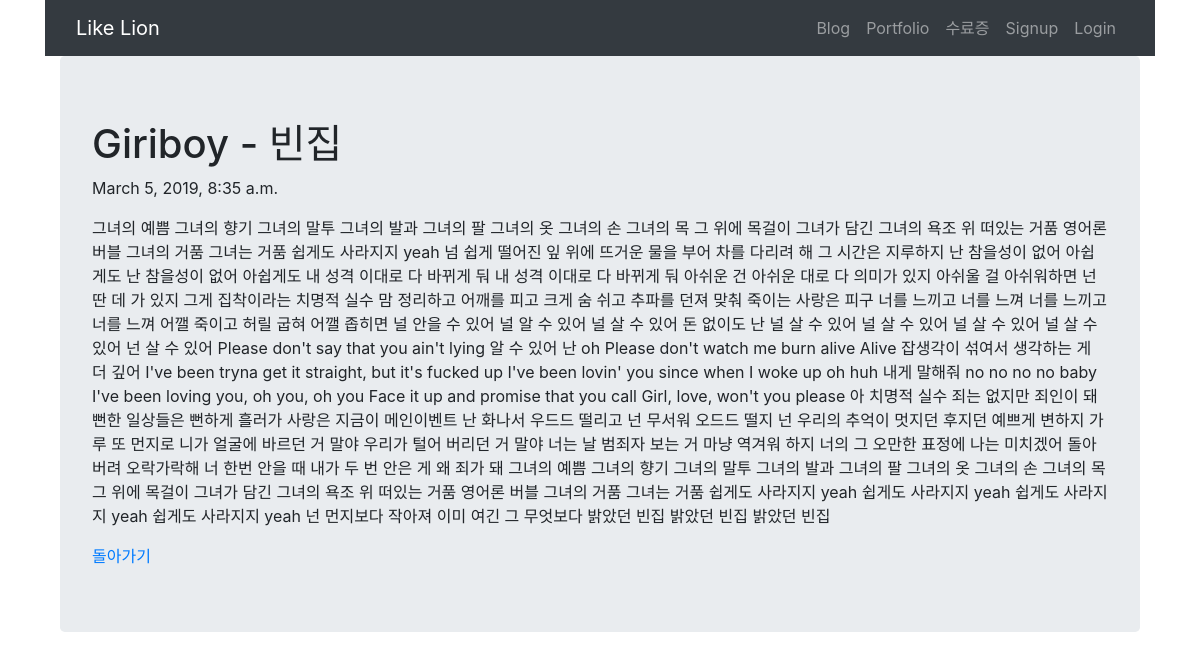
The app's page /blog/4/ with its own data.
### blog/models.py (models this page shows, shortened)
class Blog(models.Model):
    title = models.CharField(max_length=200)
    pub_date = models.DateTimeField('date published')
    body = models.TextField()

### blog/views.py (the view)
# urls.py: path('<int:blog_id>/', views.detail, name="detail"),
def detail(request, blog_id):
    blog_detail = get_object_or_404(Blog, pk=blog_id)
    return render(request, 'detail.html', {'blog' : blog_detail})

### blog/templates/detail.html
{% extends 'base.html' %}
{% block content %}
<div class="container jumbotron">
    <h1> {{blog.title}} </h1>
    <p> {{blog.pub_date}} </p>
    <p> {{blog.body}} </p>
    <a href="{% url 'blog' %}">돌아가기</a>
</div>
{% endblock %}

### records on screen
Blog: title "Giriboy - 빈집", pub_date "March 5, 2019, 8:35 a.m.", body "그녀의 예쁨 그녀의 향기 그녀의 말투 그녀의 발과 그녀의 팔 그녀의 옷 그녀의 손 그녀의 목 그 위에 목걸이 그녀가 담긴 그녀의 욕조 위 떠있는 거품 영어론 버블 그녀의 거품 그녀는 거품 쉽게도 사라지지 yeah 넘 쉽게 떨어진 잎 위에 뜨거운 물을 부어 차를 다리려 해 그 시간은 지루하지 난 참을성이 없어 아쉽게도 난 참을성이 없어 아쉽게도 내 성격 이대로 다 바뀌게 둬 내 성격 이대로 다 바뀌게 둬 아쉬운 건 아쉬운 대로 다 의미가 있지 아쉬울 걸 아쉬워하면 넌 딴 데 가 있지 그게 집착이라는 치명적 실수 맘 정리하고 어깨를 피고 크게 숨 쉬고 추파를 던져 맞춰 죽이는 사랑은 피구 너를 느끼고 너를 느껴 너를 느끼고 너를 느껴 어깰 죽이고 허릴 굽혀 어깰 좁히면 널 안을 수 있어 널 알 수 있어 널 살 수 있어 돈 없이도 난 널 살 수 있어 널 살 수 있어 널 살 수 있어 널 살 수 있어 넌 살 수 있어 Please don't say that you ain't lying 알 수 있어 난 oh Please don't watch me burn alive Alive 잡생각이 섞여서 생각하는 게 더 깊어 I've been tryna get it straight, but it's fucked up I've been lovin' you since when I woke up oh huh 내게 말해줘 no no no no baby I've…"
